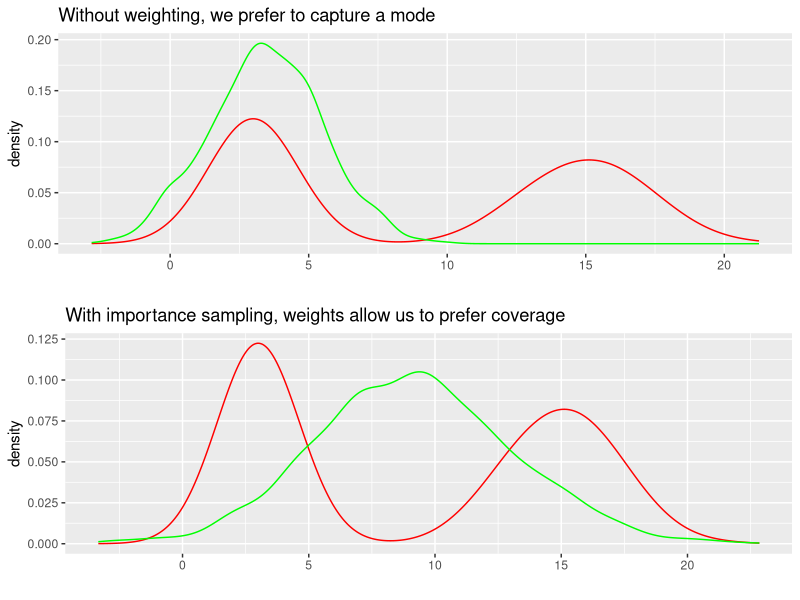
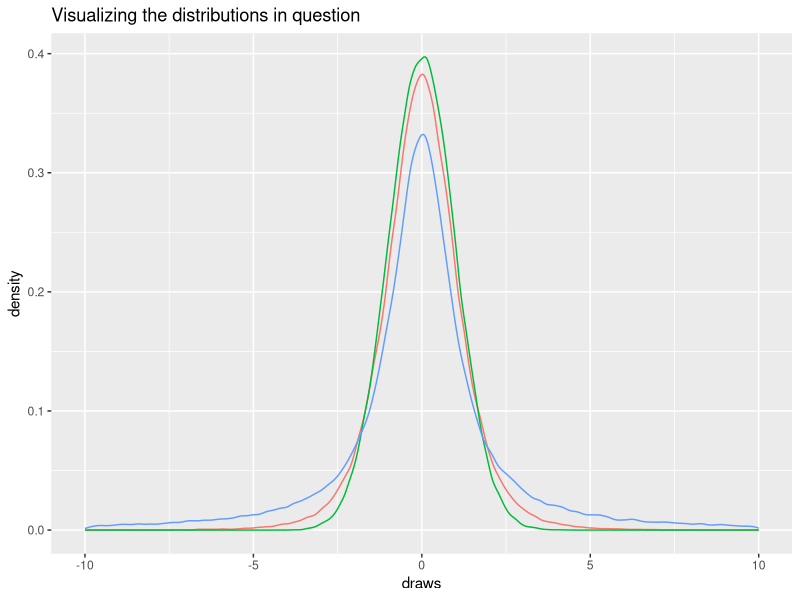
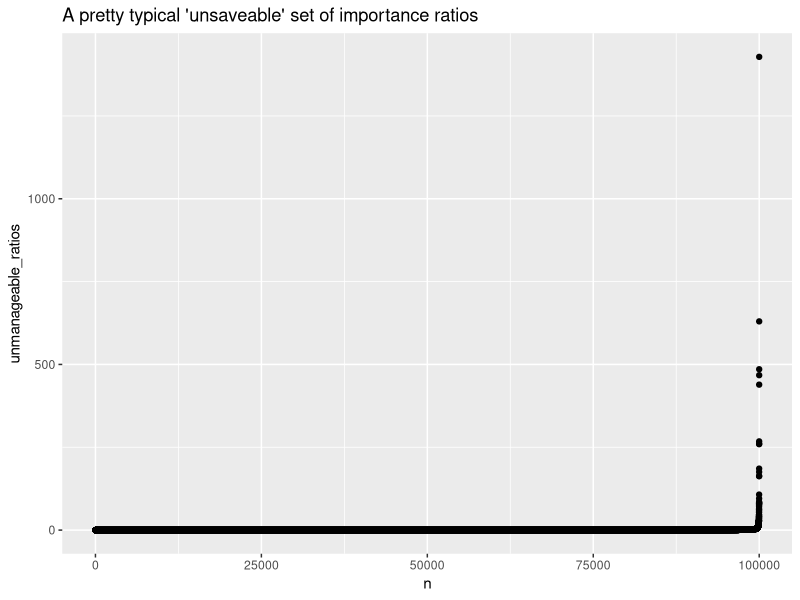

The R source for these figures, in order:
## ---- chunk 1
library(ggplot2)
library(gridExtra)
library(tidyverse)
library(loo)

set.seed(605)
options(mc.cores = 8)
## ---- chunk 2

mixture <- data.frame(normals = c(rnorm(1000,3,1),rnorm(1000,15,2)),
                      mode_seeking_kl = rnorm(2000,3.5,2),
                      mean_seeking_kl = rnorm(2000,9,4))
## ---- chunk 3


rkl_plot <- mixture %>% ggplot(aes(x = normals)) +
  geom_density(aes(x = normals), color = "red") +
  geom_density(aes(x = mode_seeking_kl), color = "green") + ggtitle("Without weighting, we prefer to capture a mode") +
  xlab("")

fkl_plot <- mixture %>% ggplot(aes(x = normals)) +
  geom_density(aes(x = normals), color = "red") +
  geom_density(aes(x = mean_seeking_kl), color = "green") + ggtitle("With importance sampling, weights allow us to prefer coverage") +
  xlab("")

grid.arrange(rkl_plot,fkl_plot)
## ---- chunk 4
simulated_data <- tibble(
q_x = rnorm(100000),
manageable_p_x = rt(100000,5),
unmanageable_p_x = rcauchy(100000),
manageable_ratios = dt(q_x,5)/dnorm(q_x),
unmanageable_ratios = dcauchy(q_x,0,10)/dnorm(q_x)
)

simulated_data %>%
            pivot_longer(c(q_x,manageable_p_x,unmanageable_p_x),
                         values_to = "draws",
                         names_to = "distributions") %>%
            ggplot(aes(x = draws, color = distributions)) +
            geom_density() +
            # If you wanted to show the full reach of the Cauchy, it'd be
            # hard to see the shape of the T vs N; it's that wide.
            # Hence the 6k values removed
            xlim(-10,10) +
            ggtitle("Visualizing the distributions in question") +
            theme(legend.position="none")
## ---- chunk 5
simulated_data %>%
  arrange(unmanageable_ratios) %>%
  mutate(n = seq(1,100000)) %>%
  ggplot(aes(x = n,y = unmanageable_ratios)) +
  geom_point() +
  ggtitle("A pretty typical 'unsaveable' set of importance ratios")
## ---- chunk 6
mean_t <- mean(simulated_data$manageable_ratios)
max_t <- max(simulated_data$manageable_ratios)

mean_c <- mean(simulated_data$unmanageable_ratios)
max_c <-max(simulated_data$unmanageable_ratios)

print(paste0("the mean of the t is: ",mean_t," compared to a max of ",max_t,";",
             "The cauchy cause is more extreme- the mean of the cauchy is: ",mean_c," compared to a max of ",max_c))

## ---- chunk 7
manageable_psis <- psis(log(simulated_data$manageable_ratios),
                       r_eff = NA)

manageable_psis$diagnostics

unmanageable_psis <- psis(log(simulated_data$unmanageable_ratios),
                          r_eff = NA)

unmanageable_psis$diagnostics
